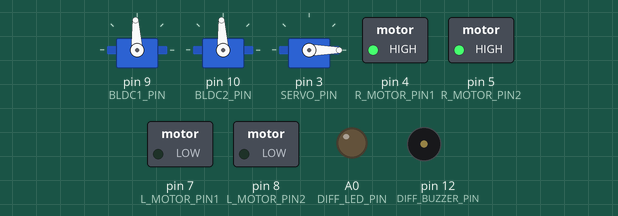
Simulated run of this sketch. Board: Arduino Nano, built with avr-gcc and run on an emulated ATmega328P. Shown: 3 × servo, switched loads named in the sketch (green lamp = pin HIGH), output pins drawn as LEDs (lit = HIGH), buzzer (waves = sounding, pin HIGH).

Above: at 5.05 s.
Timing chart, 0 to 8.0 s (numbered marks = the images above):
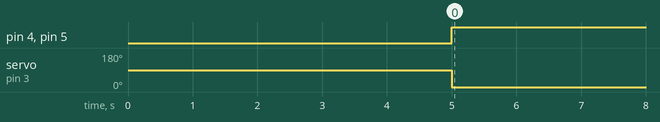

The sketch:

Main.ino
```cpp
//-------------------------------------------------------- Libraries --------------------------------------------------------------------------
#include <Servo.h>

//----------------------------------------------------- Value constants -----------------------------------------------------------------------
#define BAUD_RATE 9600
#define BLDC_FWD_H 1900
#define BLDC_FWD_M 1700
#define BLDC_FWD_L 1600
#define BLDC_BACKWD_H 1100
#define BLDC_BACKWD_M 1300
#define BLDC_BACKWD_L 1400
#define BLDC_STOP 1500
#define BLDC_ARMING_DELAY 5000 //this value may need to be adjusted
#define CURRENT_SENSOR_SCALE_FACTOR 185 //mV/A

//--------------------------------------------------- Pin number constants ---------------------------------------------------------------------
#define BLDC1_PIN 9
#define BLDC2_PIN 10
#define R_MOTOR_PIN1 4
#define R_MOTOR_PIN2 5
#define L_MOTOR_PIN1 7
#define L_MOTOR_PIN2 8
#define SERVO_PIN 3
#define DIFF_LED_PIN A0
#define SPEED_LED1_PIN A3
#define SPEED_LED2_PIN A2
#define SPEED_LED3_PIN A1
#define DIFF_BUZZER_PIN 12
#define VOLTMETER_PIN A7
#define CURRENT_PIN A5
#define LEAKAGE_PIN A6

int OUTPUTS[] = {R_MOTOR_PIN1, R_MOTOR_PIN2, L_MOTOR_PIN1, L_MOTOR_PIN2, DIFF_LED_PIN, DIFF_BUZZER_PIN};
int INPUTS[] = {VOLTMETER_PIN, CURRENT_PIN, LEAKAGE_PIN};

//--------------------------------------------------- State and data variables ---------------------------------------------------------------------
String guiData; //a string to hold the data coming from the GUI
char rMotorState = 'C', lMotorState = 'C', motorType = 'D', motorSpeed = 'L'; //the initial states of the motors and variables
int differences = 0, angle = 0;
float voltmeter_reading = 0;
float current_reading = 0;

//--------------------------------------------------- Servos and BLDCs ----------------------------------------------------------------------------
Servo bldc1;
Servo bldc2;
Servo servo;

//--------------------------------------------------- function prototypes --------------------------------------------------------------------------
void updateStates();
void motorControl(char type, char dir1, char dir2, char spd);
void armBLDC(int delayVal);
float voltmeter();
float currentmeter();
void sendData(float voltmeter, float current, float leakage);

void setup()
{
//--------------------------------------------------- Assigning data direction for pins -----------------------------------------------------------
  for(int i = 0 ; i < 6 ; i++) pinMode(OUTPUTS[i], OUTPUT);
  for(int i = 0 ; i < 3 ; i++) pinMode(INPUTS[i], INPUT);

//------------------------------------------------------ Initialize pin states -------------------------------------------------------------------
  for(int i = 0 ; i < 6 ; i++) digitalWrite(OUTPUTS[i], LOW);

//---------------------------------------------------- Attach the Servo and BLDC pins --------------------------------------------------------------
  bldc1.attach(BLDC1_PIN);
  bldc2.attach(BLDC2_PIN);
  servo.attach(SERVO_PIN);

//-------------------------------------------------------- Arming the BLDC motors ------------------------------------------------------------------
  armBLDC(BLDC_ARMING_DELAY);

//------------------------------------------------------- Begin a serial connection -----------------------------------------------------------------
  Serial.begin(BAUD_RATE);
}

void loop()
{
  //updateStates();
  //motorControl(motorType, rMotorState, lMotorState, motorSpeed);
  digitalWrite(R_MOTOR_PIN1, HIGH);
  digitalWrite(R_MOTOR_PIN2, HIGH);
  digitalWrite(L_MOTOR_PIN1, LOW);
  digitalWrite(L_MOTOR_PIN2, LOW);
  servo.write(0);
  delay(1000);
  servo.write(180);
  //voltmeter_reading = voltmeter();
  //current_reading = currentmeter()
  //sendData(voltmeter_reading, current_reading, analogRead(LEAKAGE_PIN));
}

//----------------------------------------recieve the data from the GUI and update the state variables-----------------------------------------------
void updateStates()
{
  if (Serial.available() > 0)
  {
    guiData = Serial.readString(); //read the data string coming from the GUI
    //parse the data into their desired state variables
    motorType = guiData[0];
    motorSpeed = guiData[1];
    rMotorState = guiData[2];
    lMotorState = guiData[3];
    differences = (guiData[4] - '0');
    angle = ( (guiData[5] - '0') * 100 + (guiData[6] - '0') * 10 + (guiData[7] - '0') );
  }
}

//------------------------------------------------------------control the motors---------------------------------------------------------------------
void motorControl(char type, char dir1, char dir2, char spd)
{
  int bldcSignals[2];
  if(spd == 'L')
  {
    bldcSignals[0] = BLDC_FWD_L;
    bldcSignals[1] = BLDC_BACKWD_L;
    digitalWrite(SPEED_LED1_PIN, HIGH);
    digitalWrite(SPEED_LED2_PIN, LOW);
    digitalWrite(SPEED_LED3_PIN, LOW);
  }
  else if(spd == 'M')
  {
    bldcSignals[0] = BLDC_FWD_M;
    bldcSignals[1] = BLDC_BACKWD_M;
    digitalWrite(SPEED_LED1_PIN, HIGH);
    digitalWrite(SPEED_LED2_PIN, HIGH);
    digitalWrite(SPEED_LED3_PIN, LOW);
  }
  else if(spd == 'H')
  {
    bldcSignals[0] = BLDC_FWD_H;
    bldcSignals[1] = BLDC_BACKWD_H;
    digitalWrite(SPEED_LED1_PIN, HIGH);
    digitalWrite(SPEED_LED2_PIN, HIGH);
    digitalWrite(SPEED_LED3_PIN, HIGH);
  }

  if(type == 'D') //if it's a dc motor
  {
    //stop the BLDC motors
    bldc1.writeMicroseconds(BLDC_STOP);
    bldc2.writeMicroseconds(BLDC_STOP);

    if(dir1 == 'C')
    {
      digitalWrite(R_MOTOR_PIN1, HIGH);
      digitalWrite(R_MOTOR_PIN2, HIGH);
    }
    else if(dir1 == 'A')
    {
      digitalWrite(R_MOTOR_PIN1, LOW);
      digitalWrite(R_MOTOR_PIN2, LOW);
    }
    else if(dir1 == 'S')
    {
      digitalWrite(R_MOTOR_PIN1, HIGH);
      digitalWrite(R_MOTOR_PIN2, LOW);
    }

    if(dir2 == 'C')
    {
      digitalWrite(L_MOTOR_PIN1, HIGH);
      digitalWrite(L_MOTOR_PIN2, HIGH);
    }
    else if(dir2 == 'A')
    {
      digitalWrite(L_MOTOR_PIN1, LOW);
      digitalWrite(L_MOTOR_PIN2, LOW);
    }
    else if(dir2 == 'S')
    {
      digitalWrite(L_MOTOR_PIN1, HIGH);
      digitalWrite(L_MOTOR_PIN2, LOW);
    }
  }

  else if(type == 'B') //if it's a brushless motor
  {
    //Stop the DC motors
    digitalWrite(L_MOTOR_PIN1, HIGH);
    digitalWrite(L_MOTOR_PIN2, LOW);
    digitalWrite(R_MOTOR_PIN1, HIGH);
    digitalWrite(R_MOTOR_PIN2, LOW);

    if(dir1 == 'C') bldc1.writeMicroseconds(bldcSignals[0]);
    else if(dir1 == 'A')  bldc1.writeMicroseconds(bldcSignals[1]);
    else if(dir1 == 'S')  bldc1.writeMicroseconds(BLDC_STOP);

    if(dir2 == 'C') bldc2.writeMicroseconds(bldcSignals[0]);
    else if(dir2 == 'A')  bldc2.writeMicroseconds(bldcSignals[1]);
    else if(dir2 == 'S')  bldc2.writeMicroseconds(BLDC_STOP);
  }

}

//----------------------------------------------------------Arm the BLDC motors----------------------------------------------------------------------
void armBLDC(int delayVal)
{
  bldc1.writeMicroseconds(BLDC_STOP);
  bldc2.writeMicroseconds(BLDC_STOP);
  delay(delayVal);

}

//------------------------------------------indicate the number of differences found in the 2 images----------------------------------------------------
void showDiff()
{
  for(int i = 0 ; i < differences ; i++)
  {
    digitalWrite(DIFF_LED_PIN, HIGH);
    digitalWrite(DIFF_BUZZER_PIN, HIGH);
    delay(200);
    digitalWrite(DIFF_LED_PIN, LOW);
    digitalWrite(DIFF_BUZZER_PIN, LOW);
  }
}

//----------------------------------------------Verifies the voltage of the power supply-------------------------------------------------------------------
float voltmeter()
{
  float reading = analogRead(VOLTMETER_PIN);
  float voltage = map(reading, 0, 1023, 0, 55);
  return voltage;
}

//-----------------------------------------------Calculate the supply current draw------------------------------------------------------------------------
float currentmeter()
{
  float reading = analogRead(CURRENT_PIN);
  float millivolts = (reading / 1023 )* 5000;
  float current = (millivolts - 2500) / CURRENT_SENSOR_SCALE_FACTOR;
  return current;
}
//---------------------------------------------------Sends the sensor data to the GUI---------------------------------------------------------------------
void sendData(float voltmeter, float current, float leakage)
{
  String data = (String)voltmeter + " " + (String)current + " " + (String)leakage;
  Serial.println(data);
}
```

Measured:
- by itself, pin 4 (R_MOTOR_PIN1), pin 5 (R_MOTOR_PIN2): LOW → HIGH at 5.0 s
- by itself, servo on pin 3 (SERVO_PIN): 90° → 0° at 5.0 s
